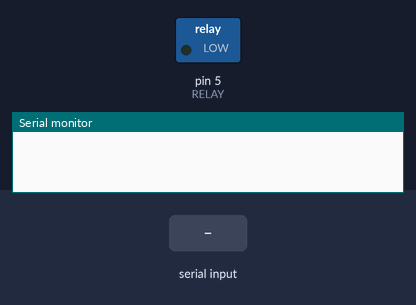
The sketch below on a simulated Arduino Uno, built with avr-gcc and run on an emulated ATmega328P. Parts: switched loads named in the sketch (green lamp = pin HIGH), the last lines printed to the serial monitor. The inputs (shaded band) are chosen by the test bench.

Above: at 1.2 s.
1.3 s: "1" received over the second serial link
At 2.3 s:
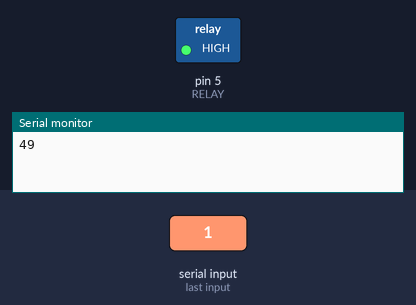
2.8 s: "2" received over the second serial link
At 3.5 s:
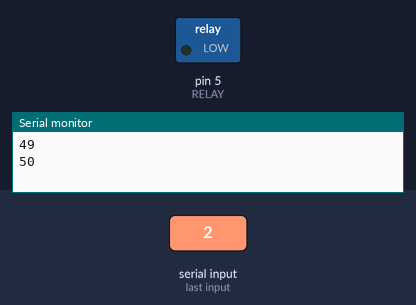
Timing chart, 0 to 5.8 s (numbered marks = the images above; inputs shaded):
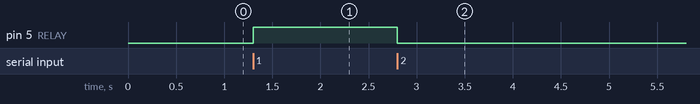

Measured:
- after the input at 1.3 s, pin 5 (RELAY): LOW → HIGH at once
- after the input at 2.8 s, pin 5 (RELAY): HIGH → LOW at once

The sketch:

B.ino
```cpp
#include <SoftwareSerial.h>

#define TX_PIN      11
#define RX_PIN     10
#define RELAY     5


int state;
SoftwareSerial bluetooth(RX_PIN, TX_PIN);

void setup() {
  Serial.begin(9600);
  bluetooth.begin(9600);
  pinMode(RELAY,OUTPUT);
  digitalWrite(RELAY, 0);

}

void loop() {
  if (bluetooth.available()) {
  state = bluetooth.read();
  Serial.println(state);
  switch (state) {
  case '1': //TIEN
  digitalWrite(RELAY, 1);
  break;
  case '2': //LUI
 digitalWrite(RELAY, 0);
   break;
   }
  }


 }
```
